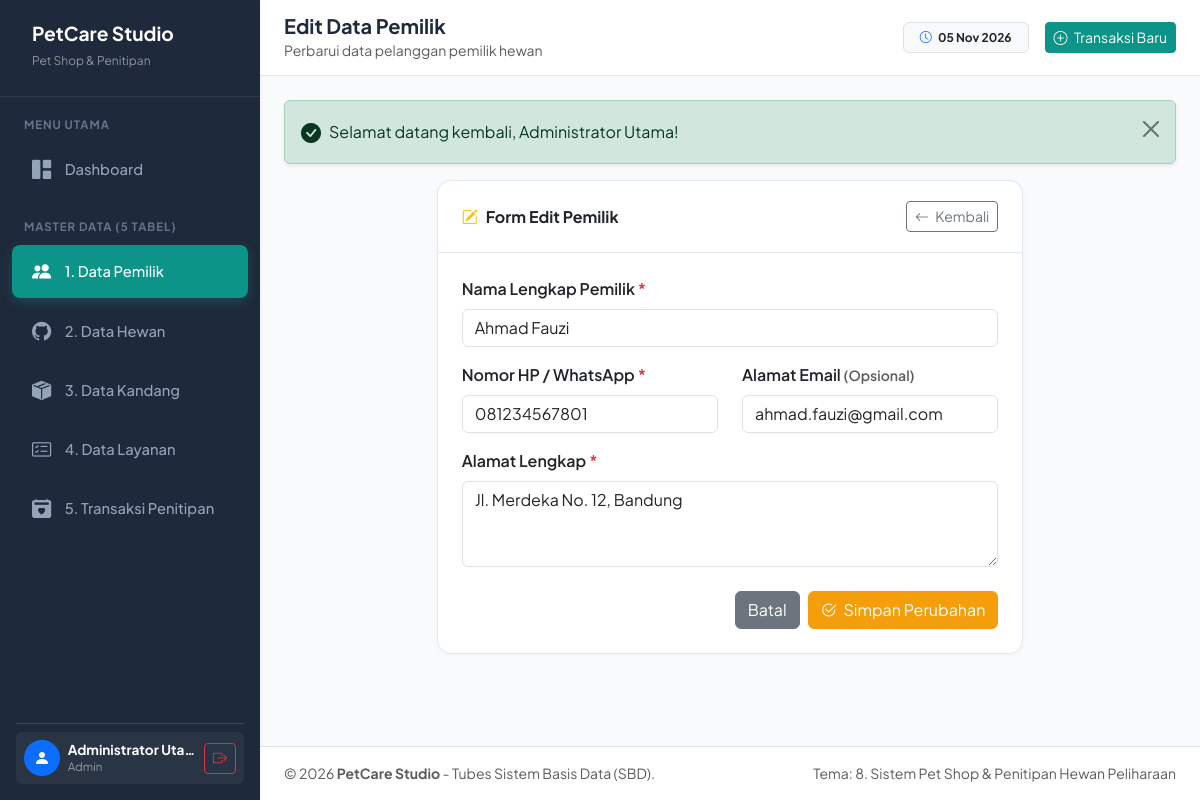
Page /pemilik/edit.php?id=1 (signed in) on the committed database.
### tables this page shows
CREATE TABLE `pemilik` (
    `id_pemilik` INT AUTO_INCREMENT PRIMARY KEY,
    `nama_pemilik` VARCHAR(100) NOT NULL,
    `no_hp` VARCHAR(20) NOT NULL,
    `email` VARCHAR(100) UNIQUE,
    `alamat` TEXT NOT NULL,
    `created_at` TIMESTAMP DEFAULT CURRENT_TIMESTAMP
);

### pemilik/edit.php (the view, shortened to what this page needs)
<?php
require_once __DIR__ . '/../includes/header.php';
$id = (int)($_GET['id'] ?? 0);
$stmt = mysqli_prepare($conn, "SELECT * FROM pemilik WHERE id_pemilik = ? LIMIT 1");
mysqli_stmt_bind_param($stmt, "i", $id);
mysqli_stmt_execute($stmt);
$result = mysqli_stmt_get_result($stmt);
$pemilik = mysqli_fetch_assoc($result);
$nama_pemilik = $pemilik['nama_pemilik'];
$no_hp        = $pemilik['no_hp'];
$email        = $pemilik['email'];
$alamat       = $pemilik['alamat'];
?>
<div class="row justify-content-center">
    <div class="col-lg-8">
        <div class="card card-custom">
            <div class="card-header d-flex justify-content-between align-items-center">
                <span class="fw-bold"><i class="bi bi-pencil-square me-2 text-warning"></i>Form Edit Pemilik</span>
                <a href="<?= base_url('pemilik/index.php') ?>" class="btn btn-sm btn-outline-secondary">
                    <i class="bi bi-arrow-left me-1"></i> Kembali
                </a>
            </div>
            <div class="card-body p-4">
                <form action="" method="POST">
                    <div class="mb-3">
                        <label for="nama_pemilik" class="form-label fw-semibold">Nama Lengkap Pemilik <span class="text-danger">*</span></label>
                        <input type="text" class="form-control" id="nama_pemilik" name="nama_pemilik" value="<?= htmlspecialchars($nama_pemilik) ?>" required>
                    </div>
                    <div class="row">
                        <div class="col-md-6 mb-3">
                            <label for="no_hp" class="form-label fw-semibold">Nomor HP / WhatsApp <span class="text-danger">*</span></label>
                            <input type="text" class="form-control" id="no_hp" name="no_hp" value="<?= htmlspecialchars($no_hp) ?>" required>
                        </div>
                        <div class="col-md-6 mb-3">
                            <label for="email" class="form-label fw-semibold">Alamat Email <span class="text-muted small">(Opsional)</span></label>
                            <input type="email" class="form-control" id="email" name="email" value="<?= htmlspecialchars($email) ?>">
                        </div>
                    </div>
                    <div class="mb-4">
                        <label for="alamat" class="form-label fw-semibold">Alamat Lengkap <span class="text-danger">*</span></label>
                        <textarea class="form-control" id="alamat" name="alamat" rows="3" required><?= htmlspecialchars($alamat) ?></textarea>
                    </div>
                    <div class="d-flex justify-content-end gap-2">
                        <a href="<?= base_url('pemilik/index.php') ?>" class="btn btn-secondary">Batal</a>
                        <button type="submit" class="btn btn-warning text-white">
                            <i class="bi bi-check2-circle me-1"></i> Simpan Perubahan
                        </button>
                    </div>
                </form>
            </div>
        </div>
    </div>
</div>
<?php require_once __DIR__ . '/../includes/footer.php'; ?>

### assets/css/style.css (style rules this page uses)
:root { --primary-color: #0d9488; --primary-hover: #0f766e; --primary-light: #ccfbf1; --secondary-color: #f59e0b; --secondary-light: #fef3c7; --sidebar-bg: #1e293b; --sidebar-hover: #334155; --body-bg: #f8fafc; --card-border: #e2e8f0; --text-main: #1e293b; --text-muted: #64748b; }
body { font-family: 'Plus Jakarta Sans', -apple-system, BlinkMacSystemFont, "Segoe UI", Roboto, sans-serif; background-color: var(--body-bg); color: var(--text-main); min-height: 100vh; }
.card-custom { border: 1px solid var(--card-border); border-radius: 14px; background: #ffffff; box-shadow: 0 1px 4px rgba(0, 0, 0, 0.04); }
.card-custom .card-header { background-color: transparent; border-bottom: 1px solid var(--card-border); padding: 1.25rem 1.5rem; font-weight: 600; }
.btn-warning { background-color: var(--secondary-color); border-color: var(--secondary-color); color: #ffffff; }

### rows in the picture
pemilik: nama_pemilik "Ahmad Fauzi", no_hp "081234567801", email "ahmad.fauzi@gmail.com", alamat "Jl. Merdeka No. 12, Bandung"

### other values in the picture
$_SESSION['nama_lengkap'] "Administrator Utama"
$_SESSION['role'] "Admin"
$pageTitle "Edit Data Pemilik"
$pageSubtitle "Perbarui data pelanggan pemilik hewan"
$flash['message'] "Selamat datang kembali, Administrator Utama!"
